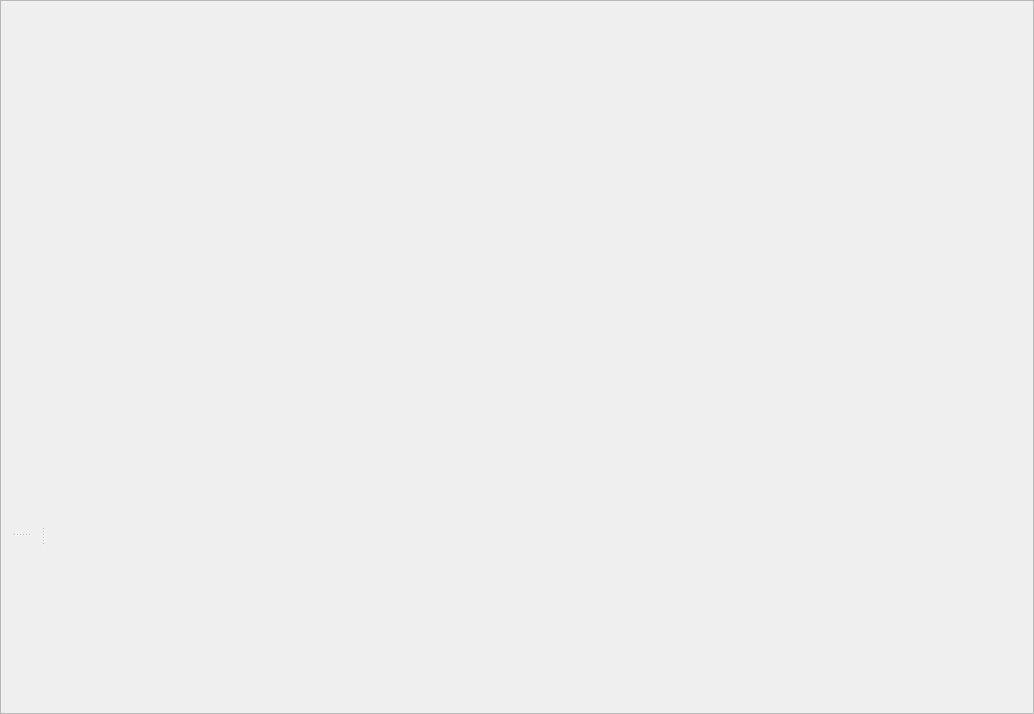
<?xml version="1.0" encoding="UTF-8"?>
<ui version="4.0">
 <class>C_CamMainWindow</class>
 <widget class="QMainWindow" name="C_CamMainWindow">
  <property name="geometry">
   <rect>
    <x>0</x>
    <y>0</y>
    <width>1034</width>
    <height>714</height>
   </rect>
  </property>
  <property name="windowTitle">
   <string>C_CamMainWindow</string>
  </property>
  <widget class="QWidget" name="pc_CentralWidget">
   <layout class="QVBoxLayout" name="verticalLayout" stretch="0">
    <property name="spacing">
     <number>0</number>
    </property>
    <property name="leftMargin">
     <number>0</number>
    </property>
    <property name="topMargin">
     <number>0</number>
    </property>
    <property name="rightMargin">
     <number>0</number>
    </property>
    <property name="bottomMargin">
     <number>0</number>
    </property>
    <item>
     <widget class="stw::opensyde_gui_elements::C_OgeSaMain" name="scrollArea">
      <property name="widgetResizable">
       <bool>true</bool>
      </property>
      <widget class="QWidget" name="scrollAreaWidgetContents_4">
       <property name="geometry">
        <rect>
         <x>0</x>
         <y>0</y>
         <width>1032</width>
         <height>712</height>
        </rect>
       </property>
       <layout class="QVBoxLayout" name="verticalLayout_2">
        <property name="spacing">
         <number>0</number>
        </property>
        <property name="leftMargin">
         <number>0</number>
        </property>
        <property name="topMargin">
         <number>0</number>
        </property>
        <property name="rightMargin">
         <number>0</number>
        </property>
        <property name="bottomMargin">
         <number>0</number>
        </property>
        <item>
         <widget class="stw::opensyde_gui::C_CamTitleBarWidget" name="pc_TitleBarWidget" native="true"/>
        </item>
        <item>
         <widget class="QWidget" name="pc_ShowWidget" native="true">
          <layout class="QHBoxLayout" name="horizontalLayout">
           <property name="leftMargin">
            <number>0</number>
           </property>
           <property name="topMargin">
            <number>0</number>
           </property>
           <property name="rightMargin">
            <number>0</number>
           </property>
           <property name="bottomMargin">
            <number>0</number>
           </property>
           <item>
            <widget class="stw::opensyde_gui_elements::C_CamOgeSpi" name="pc_SplitterSettings">
             <property name="orientation">
              <enum>Qt::Horizontal</enum>
             </property>
             <property name="childrenCollapsible">
              <bool>false</bool>
             </property>
             <widget class="QWidget" name="pc_TraceAndGenWidget" native="true">
              <layout class="QHBoxLayout" name="horizontalLayout_2">
               <property name="spacing">
                <number>0</number>
               </property>
               <property name="leftMargin">
                <number>0</number>
               </property>
               <property name="topMargin">
                <number>0</number>
               </property>
               <property name="rightMargin">
                <number>0</number>
               </property>
               <property name="bottomMargin">
                <number>0</number>
               </property>
               <item>
                <widget class="stw::opensyde_gui_elements::C_CamOgeSpi" name="pc_SplitterMessageGen">
                 <property name="orientation">
                  <enum>Qt::Vertical</enum>
                 </property>
                 <property name="childrenCollapsible">
                  <bool>false</bool>
                 </property>
                 <widget class="stw::opensyde_gui::C_CamMetWidget" name="pc_TraceWidget" native="true"/>
                 <widget class="stw::opensyde_gui::C_CamGenWidget" name="pc_GeneratorWidget" native="true"/>
                </widget>
               </item>
              </layout>
             </widget>
             <widget class="stw::opensyde_gui::C_CamMosWidget" name="pc_SettingsWidget" native="true"/>
            </widget>
           </item>
          </layout>
         </widget>
        </item>
       </layout>
       <zorder>pc_ShowWidget</zorder>
       <zorder>pc_TitleBarWidget</zorder>
      </widget>
     </widget>
    </item>
   </layout>
  </widget>
 </widget>
 <customwidgets>
  <customwidget>
   <class>stw::opensyde_gui::C_CamTitleBarWidget</class>
   <extends>QWidget</extends>
   <header>C_CamTitleBarWidget.hpp</header>
   <container>1</container>
  </customwidget>
  <customwidget>
   <class>stw::opensyde_gui::C_CamMosWidget</class>
   <extends>QWidget</extends>
   <header>C_CamMosWidget.hpp</header>
   <container>1</container>
  </customwidget>
  <customwidget>
   <class>stw::opensyde_gui::C_CamMetWidget</class>
   <extends>QWidget</extends>
   <header>C_CamMetWidget.hpp</header>
   <container>1</container>
  </customwidget>
  <customwidget>
   <class>stw::opensyde_gui::C_CamGenWidget</class>
   <extends>QWidget</extends>
   <header>C_CamGenWidget.hpp</header>
   <container>1</container>
  </customwidget>
  <customwidget>
   <class>stw::opensyde_gui_elements::C_CamOgeSpi</class>
   <extends>QSplitter</extends>
   <header>C_CamOgeSpi.hpp</header>
   <container>1</container>
  </customwidget>
  <customwidget>
   <class>stw::opensyde_gui_elements::C_OgeSaMain</class>
   <extends>QScrollArea</extends>
   <header>C_OgeSaMain.hpp</header>
   <container>1</container>
  </customwidget>
 </customwidgets>
 <resources/>
 <connections/>
</ui>
